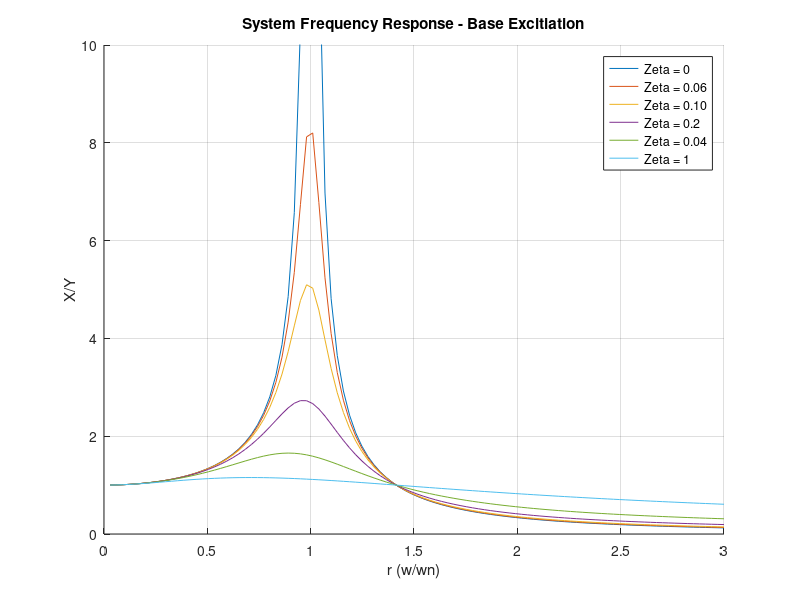

The MATLAB source for this figure:

% Problem 6
zeta1 = 0;
zeta2 = 0.06;
zeta3 = 0.1;
zeta4 = 0.2;
zeta5 = 0.4;
zeta6 = 1;


% y2 = 1 / (sqrt( (1 - r^2)^2 + (2*zeta2*r)^2) );
% plot(r, y2);
for i=1:101,
    r(i) = 3* i/101;
    y1(i) = sqrt(((2*zeta1*r(i))^2 + 1) / (((2*zeta1*r(i))^2) + (1 - r(i)^2)^2) );
end

hold on;
plot(r,y1);
for i=1:101,
    r(i) = 3* i/101;
    y2(i) = sqrt(((2*zeta2*r(i))^2 + 1) / (((2*zeta2*r(i))^2) + (1 - r(i)^2)^2) );
end
plot(r,y2);
hold on;

for i=1:101,
    r(i) = 3* i/101;
    y3(i) = sqrt(((2*zeta3*r(i))^2 + 1) / (((2*zeta3*r(i))^2) + (1 - r(i)^2)^2) );
end
plot(r,y3);
hold on;

for i=1:101,
    r(i) = 3* i/101;
    y4(i) = sqrt(((2*zeta4*r(i))^2 + 1) / (((2*zeta4*r(i))^2) + (1 - r(i)^2)^2) );
end
plot(r,y4);
hold on;

for i=1:101,
    r(i) = 3* i/101;
    y5(i) = sqrt(((2*zeta5*r(i))^2 + 1) / (((2*zeta5*r(i))^2) + (1 - r(i)^2)^2) );
end
plot(r,y5);
hold on;

for i=1:101,
    r(i) = 3* i/101;
    y6(i) = sqrt(((2*zeta6*r(i))^2 + 1) / (((2*zeta6*r(i))^2) + (1 - r(i)^2)^2) );
end
plot(r,y6);
hold off;


title('System Frequency Response - Base Excitiation');
xlabel('r (w/wn)');
xlim([0 3]);
ylim([0 10]);
ylabel('X/Y');
legend('Zeta = 0', 'Zeta = 0.06', 'Zeta = 0.10', 'Zeta = 0.2', 'Zeta = 0.04', 'Zeta = 1');
grid;